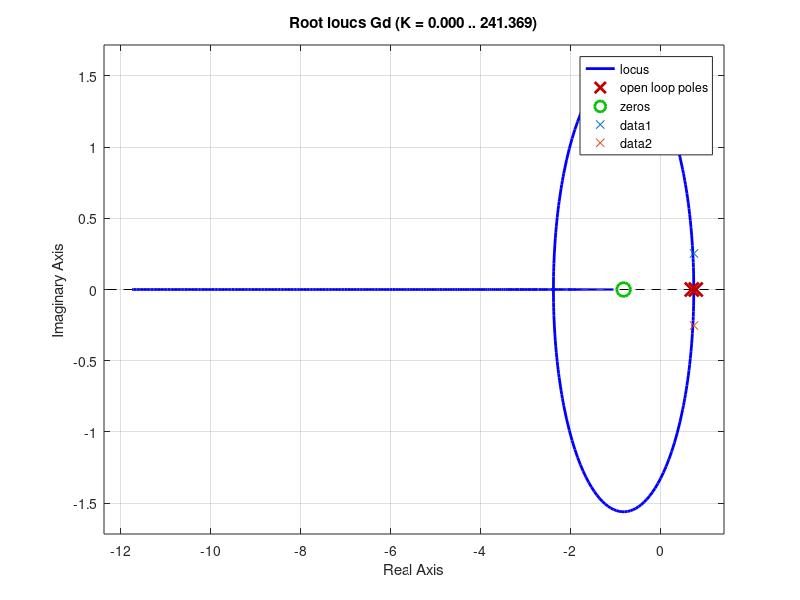

The MATLAB script that drew this image: (Note: this script raises an error after producing the figure.)
%% Tarea 2 Laboret
%% Consigna
% De las especificaciones de diseño dadas archivo adjunto (sobrepaso, tiempo 
% de establecimiento 2% y error de régimen ante escalón = 0).
%% 
% * Obtener los valores de $\zeta \;$, $\omega_0$, $\omega_d$:
%% 
% $\zeta =\frac{-\ln \left(\frac{S}{100}\right)}{\sqrt{\pi {\;}^2 +{\ln \left(\frac{S}{100}\right)}^2 
% }}$, $t_R \left(2%\right)=\frac{4}{\zeta \omega_0 }$, $\omega_d =\omega_0 \sqrt{\;1-\zeta^2 
% }$, $t_d =\frac{2\pi \;}{\omega_d }$
%% 
% * Calcular la cantidad de muestras por ciclo de la frecuencia amortiguada 
% $\omega_d$:
%% 
% $$m=\frac{t_d }{T_m }$$
%% 
% * Mediante la equivalencia de planos s y z determinar la ubicación de los 
% polos deseados en el plano z.
%% 
% $$r=|z_{1,2} |=e^{-\zeta \;\omega_0 T_m } \Omega =\angle z_{1,2} =\pm \omega_d 
% T_m$$
%% 
% * Seleccionar y diseñar al menos 2 controlaores digitales en serie (PI, PD, 
% PID o adelanto) que cumplan (para los polos dominantes) las especificaciones 
% dadas mediante SISOTOOL, en caso de que no se cumplan analizar el por qué.
% * La condición de error debe cumplirse con exactitud.
% * Construir el sistema de lazo cerrado y verificar los polos, ceros y respuesta 
% temporal.
% * Simular mediante un diagrama Simulink el control que mejores prestaciones 
% haya obtenido según se muestra en los diagramas adjunto graficando la salida, 
% el error, las acciones de control individuales P, I, D o la de adelanto (las 
% que hubiera) y la acción de control total después del retentor de salida.
%% Desarrollo de los controladores
% Primero, las funciones de transferencia y constantes involucradas.

G = zpk([],[-2 -3],10)
Tm = 0.12;
Gd = c2d(G,Tm,'zoh')
tR = 2;
S = 10;
zeta = -log(S/100)/sqrt(pi^2+(log(S/100))^2)
omega0 = 4/(zeta*tR)
omegaD = omega0*sqrt(1-zeta^2)
tD = 2*pi/omegaD
r = exp(-zeta*omega0*Tm)
omega = omegaD*Tm
%% 
% La cantidad de muestras por ciclo de la frecuencia amortiguada es:

m = tD/Tm
%% 
% Los polos deseados en el plano z se determinan a continuación:

[r1,ph1] = pol2cart(omega,r)
[r2,ph2] = pol2cart(-omega,r)
p1 = r1+ph1*1i
p2 = r2+ph2*1i
%% 
% Se muestra a continuación el lugar de raíces de la función de transferencia 
% discreta junto con los polos deseados. Estos últimos son los dibujados en color 
% rojo

rlocus(Gd)
hold on;
scatter(r1,ph1,'red','x')
scatter(r2,ph2,'red','x')
hold off
%% 
% Se puede apreciar cómo los polos deseados no forman parte del lugar de raíces, 
% aunque se encuentran cerca. Es necesario lograr desplazar el rlocus() de forma 
% que por él pasen los polos rojos para lograr las especificaciones de sobrepasamiento 
% y tiempo de establecimiento dados. El primer controlador que se diseñará será 
% del tipo PI. Con él se pretende eliminar el error en estado estable con el integrador, 
% y luego, se hará uso de un controlador PID que eliminará el error en estado 
% estable también y añadirá una acción derivativa a la acción de control. Para 
% estos procedimientos se utilizará la herramienta *SISOTOOL.* 
% 
% Para el primer controlador, es necesario colocar un polo fijo en 1, y luego, 
% el cero móvil se lo utiliza para cancelar el polo, cómo se dijo anteriormente. 
% El cero móvil estará ubicado en $0\ldotp 7866$. Ahora, haciendo uso de SisoTool 
% y la condición de módulo para el controlador se obtiene el controlador deseado.

zAux = 0.7448+0.2530*1i;
Kc = abs((zAux-1)*(zAux-0.6977)/(0.059115*(zAux+0.8187)))
%C 
z = tf('z');
%% 
% Se declara C1 de forma auxiliar para evitar el borrado del workspace en una 
% hipotética nueva sesión de trabajo.

C1 = 0.55541*(z-0.7866)/(z-1)
%% 
% Al realimentar el sistema de forma unitaria:

F = feedback(minreal(C1*Gd),1)
pole(F)
zero(F)
pzmap(F)
grid
step(F);grid
%% 
% Se puede apreciar en la gráfica que se cumplen los parámetros de diseño dados. 
% Por alguna razón no se cancelan el polo dominante junto con el cero móvil introducido 
% (pero puede visualizarse en el mapa que aparecen en el mismo punto del plano 
% complejo). Se muestran a continuación los parámetros de la respuesta temporal 
% anteriormente graficada:

stepinfo(F)
%% 
% Ahora se procede con el diseño de un controlador PID. Se cancela el polo no 
% dominante con uno de los ceros, se colocan 2 polos (uno en el origen y otro 
% en 1).

thetaZero = rad2deg(atan(0.2530/(0.7448+0.8187)))
%% 
% Para aportar un ángulo de 20º con el cero, se puede poner:

d = 0.2530/tan(deg2rad(20))
%% 
% El cero debe estar en:

c = 0.7448-d
%% 
% Se busca la ganancia del controlador a partir de la condición de módulo.

zAux = 0.7448+0.2530*1i;
Kc = 1/abs((0.059115*(zAux+0.8187)*(zAux-c))/((zAux-0.7866)*(zAux-1)*zAux))
%% 
% La función de transferencia del PID obtenido es:

%C
PIDController = 0.41772*(z-0.6977)*(z-c)/(z*(z-1))
%% 
% Y a lazo cerrado se tiene:

FPID = feedback(minreal(PIDController*Gd),1)
%% 
% Ahora el análisis del sistema controlado:

pole(FPID)
zero(FPID)
pzmap(FPID);grid
step(FPID);grid
%% 
% Se muestran a continuación los parámetros de la respuesta temporal anteriormente 
% graficada:

stepinfo(F)
%% 
%